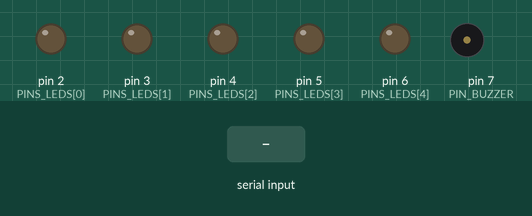
A sketch run on a simulated Arduino Uno, built with avr-gcc and run on an emulated ATmega328P. Shown: output pins drawn as LEDs (lit = HIGH), buzzer (waves = sounding). The inputs (shaded band) are chosen by the test bench.

Above: at 1.2 s.
1.3 s: "90,45\n" received over Serial
At 1.4 s:
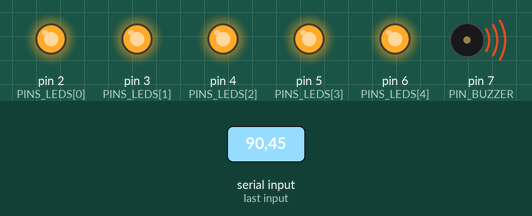
At 2.1 s:
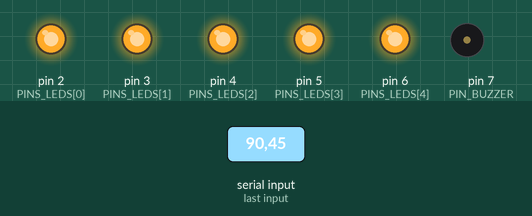
Timing chart, 0 to 4.3 s (numbered marks = the images above; inputs shaded):
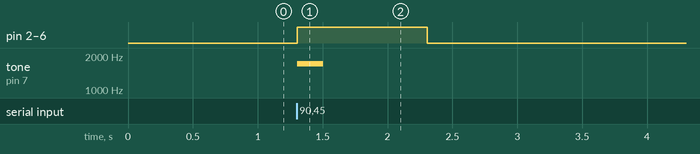

The sketch:

arduino.ino
```cpp
const int NB_LEDS = 5;
const int PINS_LEDS[NB_LEDS] = {2, 3, 4, 5, 6};
const int PIN_BUZZER = 7;
const int NOTES[NB_LEDS] = {500, 800, 1100, 1400, 1700};

void setup() {
  for (int i = 0; i < NB_LEDS; i++) {
    pinMode(PINS_LEDS[i], OUTPUT);
  }
  Serial.begin(9600);
}

void loop() {
  if (Serial.available() > 0) {
    int nbDoigts = Serial.parseInt();
    nbDoigts = constrain(nbDoigts, 0, NB_LEDS);

    for (int i = 0; i < NB_LEDS; i++) {
      digitalWrite(PINS_LEDS[i], i < nbDoigts ? HIGH : LOW);
    }

    if (nbDoigts > 0) {
      tone(PIN_BUZZER, NOTES[nbDoigts - 1], 200);
    } else {
      noTone(PIN_BUZZER);
    }
  }
}
```

Measured:
- after the input at 1.3 s, pin 2 (PINS_LEDS[0]), pin 3 (PINS_LEDS[1]), pin 4 (PINS_LEDS[2]), pin 5 (PINS_LEDS[3]), pin 6 (PINS_LEDS[4]): LOW → HIGH at once, → LOW 1.0 s later; tone on pin 7 (PIN_BUZZER): silent → 1700 Hz at once, → silent 0.20 s later
